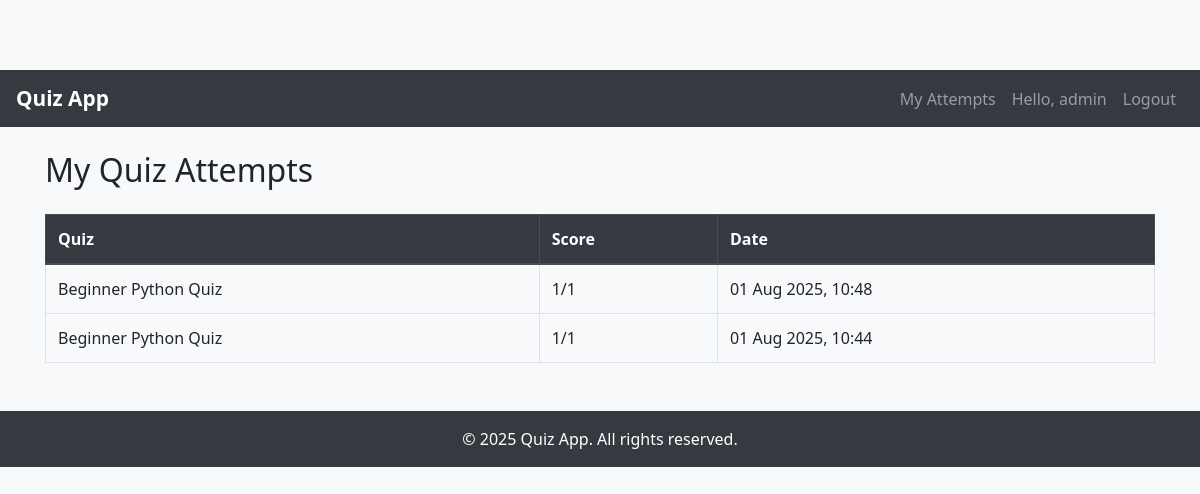
Page /my-attempts/ (signed in) on the committed database.
### core/models.py (models this page shows, shortened)
class Attempt(models.Model):
    user = models.ForeignKey(User, on_delete=models.CASCADE)
    quiz = models.ForeignKey(Quiz, on_delete=models.CASCADE)
    score = models.IntegerField()
    total = models.IntegerField()
    completed_at = models.DateTimeField(auto_now_add=True)

class Quiz(models.Model):
    title = models.CharField(max_length=200)
    category = models.ForeignKey(Category, on_delete=models.CASCADE)
    created_at = models.DateTimeField(auto_now_add=True)

### core/views.py (the view)
# urls.py: path('my-attempts/', views.my_attempts, name='my_attempts'),
@login_required
def my_attempts(request):
    attempts = Attempt.objects.filter(user=request.user).order_by('-completed_at')
    return render(request, 'core/my_attempts.html', {'attempts': attempts})

### templates/core/my_attempts.html
{% extends 'core/base.html' %}
{% block content %}
<h2 class="mb-4">My Quiz Attempts</h2>
{% if attempts %}
    <table class="table table-bordered">
        <thead class="thead-dark">
            <tr>
                <th>Quiz</th>
                <th>Score</th>
                <th>Date</th>
            </tr>
        </thead>
        <tbody>
            {% for attempt in attempts %}
            <tr>
                <td>{{ attempt.quiz.title }}</td>
                <td>{{ attempt.score }}/{{ attempt.total }}</td>
                <td>{{ attempt.completed_at|date:"d M Y, H:i" }}</td>
            </tr>
            {% endfor %}
        </tbody>
    </table>
{% else %}
    <p>You haven't attempted any quizzes yet.</p>
{% endif %}
{% endblock %}

### templates/core/base.html (shortened to what this page needs)
{% load static %}
<!DOCTYPE html>
<html lang="en">
<head>
    <link rel="stylesheet" href="https://stackpath.bootstrapcdn.com/bootstrap/4.5.2/css/bootstrap.min.css">
    <link rel="stylesheet" href="{% static 'core/style.css' %}">
</head>
<body>
 <nav class="navbar navbar-expand-lg navbar-dark bg-dark">
<a class="navbar-brand" href="{% url 'home' %}">Quiz App</a>
<div class="collapse navbar-collapse" id="navbarNav">
<ul class="navbar-nav ml-auto">
{% if user.is_authenticated %}
    <li class="nav-item"><a class="nav-link" href="{% url 'my_attempts' %}">My Attempts</a></li>
    <li class="nav-item"><a class="nav-link">Hello, {{ user.username }}</a></li>
    <li class="nav-item"><a class="nav-link" href="{% url 'logout' %}">Logout</a></li>
{% else %}
    <li class="nav-item"><a class="nav-link" href="{% url 'login' %}">Login</a></li>
    <li class="nav-item"><a class="nav-link" href="{% url 'register' %}">Register</a></li>
{% endif %}
</ul>
</div>
</nav>
 <div class="container mt-4">
 {% block content %}
 {% endblock %}
 </div>
 <footer class="bg-dark text-white text-center py-3 mt-5">
 &copy; 2025 Quiz App. All rights reserved.
 </footer>
</body>
</html>

### static/css/style.css (style rules this page uses)
body { font-family: 'Segoe UI', sans-serif; padding-top: 70px; background-color: #f8f9fa; }
.navbar-brand { font-weight: bold; font-size: 1.3rem; }

### rows in the picture
Attempt: quiz "Beginner Python Quiz", score "1", total "1", completed_at "01 Aug 2025, 10:48"
Attempt: quiz "Beginner Python Quiz", score "1", total "1", completed_at "01 Aug 2025, 10:44"

### other values in the picture
{{ user.username }} "admin"
